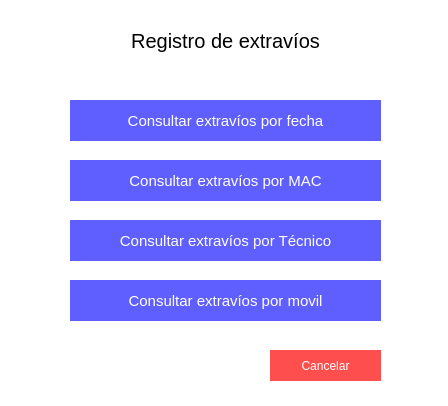
<?xml version="1.0" encoding="UTF-8"?>
<ui version="4.0">
 <class>Form</class>
 <widget class="QWidget" name="Form">
  <property name="geometry">
   <rect>
    <x>0</x>
    <y>0</y>
    <width>448</width>
    <height>406</height>
   </rect>
  </property>
  <property name="windowTitle">
   <string>Form</string>
  </property>
  <property name="styleSheet">
   <string notr="true">background-color:white;</string>
  </property>
  <widget class="QPushButton" name="ca_btn_4">
   <property name="geometry">
    <rect>
     <x>70</x>
     <y>280</y>
     <width>311</width>
     <height>41</height>
    </rect>
   </property>
   <property name="styleSheet">
    <string notr="true">background-color:#5f5fff;
color:white;
border:none;
font-size:15px;</string>
   </property>
   <property name="text">
    <string>Consultar extravíos por movil</string>
   </property>
   <property name="iconSize">
    <size>
     <width>16</width>
     <height>20</height>
    </size>
   </property>
   <property name="flat">
    <bool>false</bool>
   </property>
  </widget>
  <widget class="QPushButton" name="ca_btn_3">
   <property name="geometry">
    <rect>
     <x>70</x>
     <y>220</y>
     <width>311</width>
     <height>41</height>
    </rect>
   </property>
   <property name="styleSheet">
    <string notr="true">background-color:#5f5fff;
color:white;
border:none;
font-size:15px;</string>
   </property>
   <property name="text">
    <string>Consultar extravíos por Técnico</string>
   </property>
   <property name="iconSize">
    <size>
     <width>16</width>
     <height>20</height>
    </size>
   </property>
   <property name="flat">
    <bool>false</bool>
   </property>
  </widget>
  <widget class="QPushButton" name="ca_btn_cancelar">
   <property name="geometry">
    <rect>
     <x>270</x>
     <y>350</y>
     <width>111</width>
     <height>31</height>
    </rect>
   </property>
   <property name="styleSheet">
    <string notr="true">color:white;
background-color:#ff4e4e;
border:none;</string>
   </property>
   <property name="text">
    <string>Cancelar</string>
   </property>
  </widget>
  <widget class="QPushButton" name="ca_btn_1">
   <property name="geometry">
    <rect>
     <x>70</x>
     <y>100</y>
     <width>311</width>
     <height>41</height>
    </rect>
   </property>
   <property name="styleSheet">
    <string notr="true">background-color:#5f5fff;
color:white;
border:none;
font-size:15px;</string>
   </property>
   <property name="text">
    <string>Consultar extravíos por fecha</string>
   </property>
   <property name="iconSize">
    <size>
     <width>16</width>
     <height>20</height>
    </size>
   </property>
   <property name="flat">
    <bool>false</bool>
   </property>
  </widget>
  <widget class="QPushButton" name="ca_btn_2">
   <property name="geometry">
    <rect>
     <x>70</x>
     <y>160</y>
     <width>311</width>
     <height>41</height>
    </rect>
   </property>
   <property name="styleSheet">
    <string notr="true">background-color:#5f5fff;
color:white;
border:none;
font-size:15px;</string>
   </property>
   <property name="text">
    <string>Consultar extravíos por MAC</string>
   </property>
   <property name="iconSize">
    <size>
     <width>16</width>
     <height>20</height>
    </size>
   </property>
   <property name="flat">
    <bool>false</bool>
   </property>
  </widget>
  <widget class="QLabel" name="label">
   <property name="geometry">
    <rect>
     <x>100</x>
     <y>20</y>
     <width>251</width>
     <height>41</height>
    </rect>
   </property>
   <property name="styleSheet">
    <string notr="true">font-size:20px;
</string>
   </property>
   <property name="text">
    <string>Registro de extravíos</string>
   </property>
   <property name="alignment">
    <set>Qt::AlignCenter</set>
   </property>
  </widget>
 </widget>
 <resources/>
 <connections/>
</ui>
